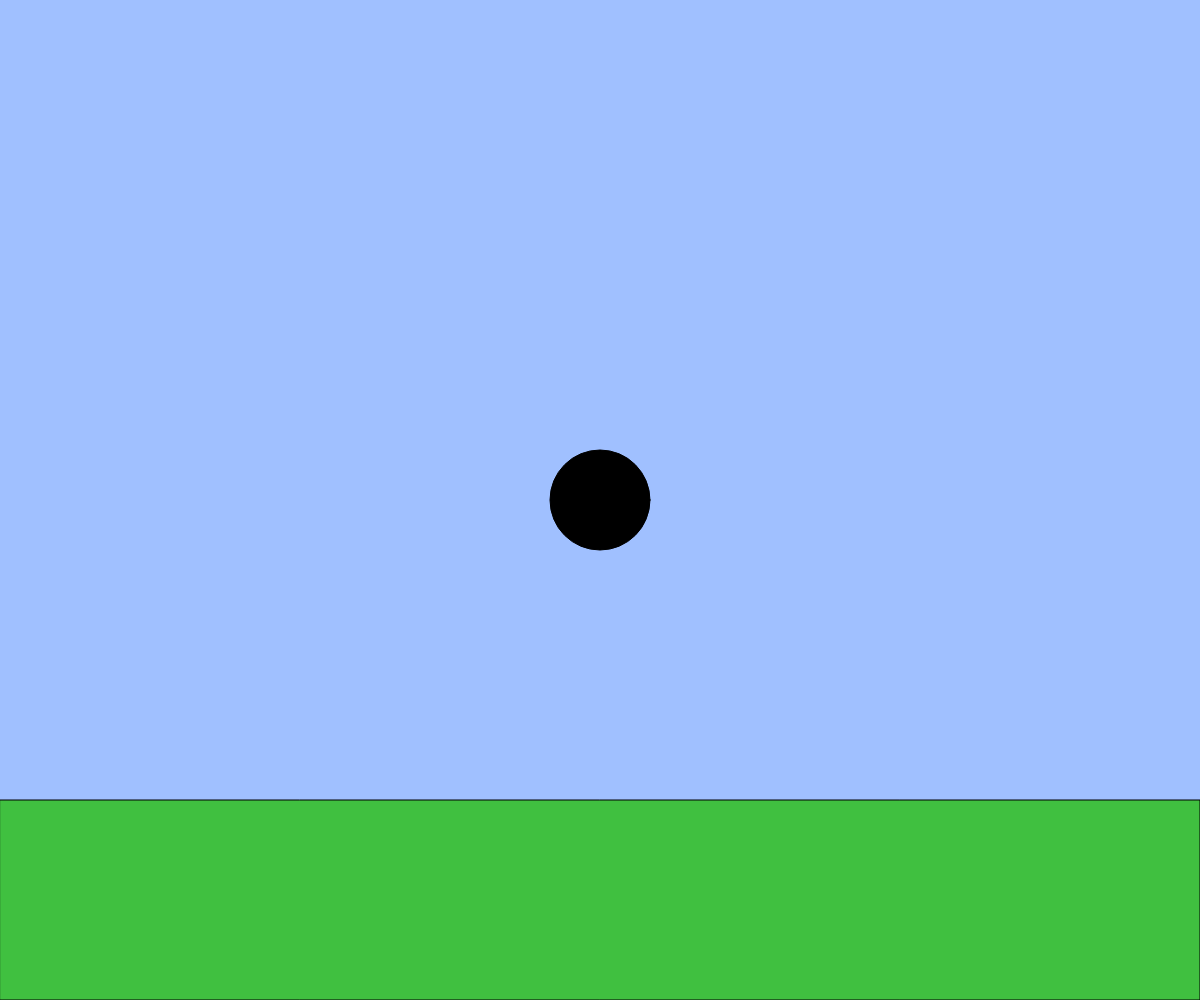
Frame 1 (no input)
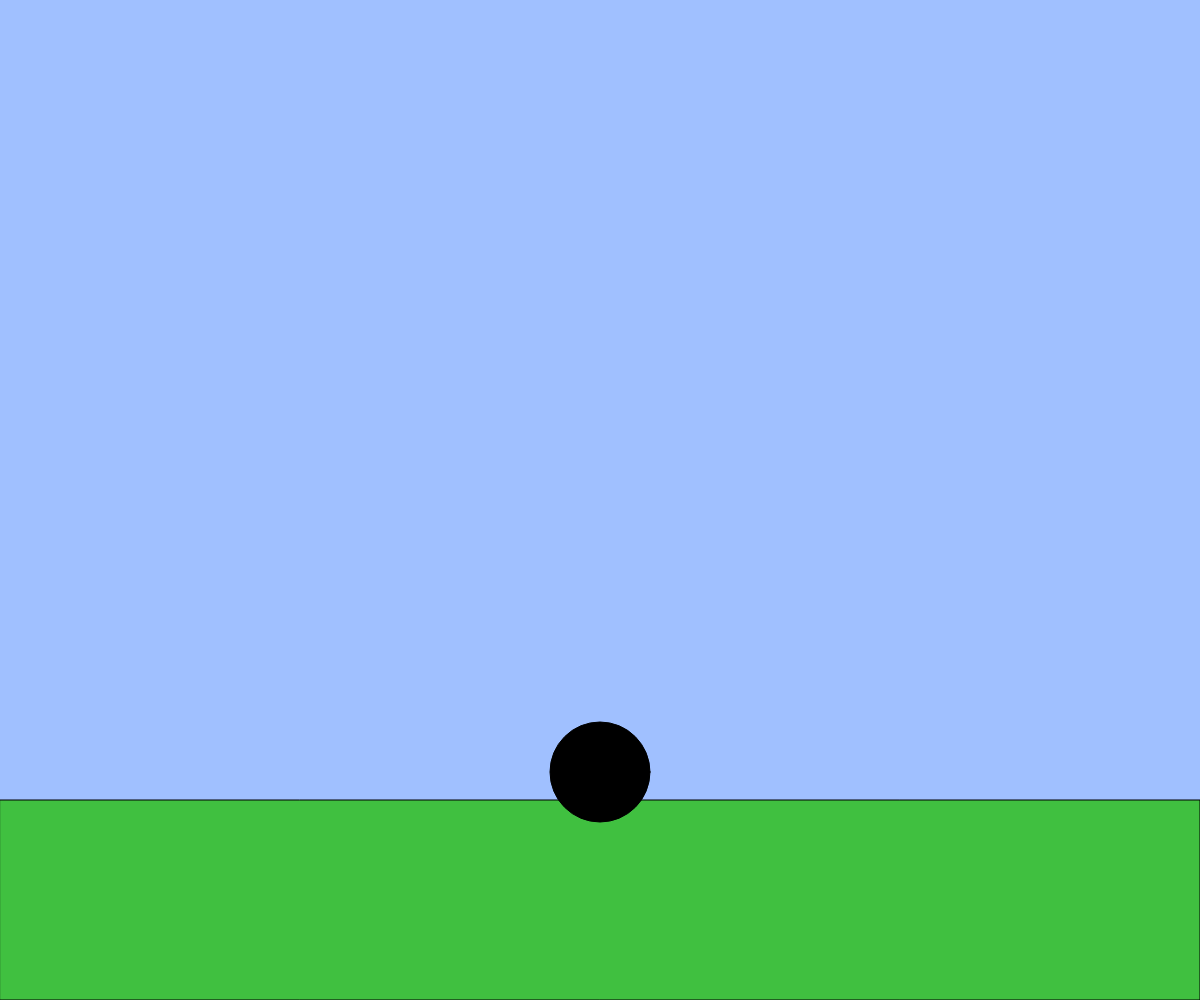
Frame 60 (no input)
Frame 120 (the mouse pressed at the canvas centre since frame 60): identical to frame 60, image omitted

The p5.js sketch that drew these frames (run headless with seeded random() and noise() and a simulated clock; from frame 60 on, the mouse is pressed at the canvas centre):

// p5.js sketch
// ── sketch.js
// 2D アニメーションゲームのようなインタラクション
let x, y;
let vx, vy;
const g = 1;

function setup(){
  createCanvas(windowWidth, windowHeight);
  x = width / 2;
  y = height / 2;
  vx = 0;
  vy = 0;
}

function windowResized(){
  resizeCanvas(windowWidth, windowHeight);
}

function draw(){
  background(160, 192, 255);
  const size = height * 0.1; // キャラクターのサイズ

  // 地面を描く
  const groundY = height * 0.8;
  fill(64, 192, 64);
  rect(0, groundY, width, height - groundY);

  // BLANK[1] キャラクターの左右移動
 if(keyIsDown(LEFT_ARROW)){ x -= 5; }
  if(keyIsDown(RIGHT_ARROW)){ x += 5; }
  if(keyIsDown("A".charCodeAt(0))){ 
    if(keyIsDown(LEFT_ARROW)){ x -= 10; } 
    if(keyIsDown(RIGHT_ARROW)){ x += 10; }
  }
 // BLANK[2] 重力とジャンプ

  // 速くなりすぎないように制限
  vx = constrain(vx, -20, 20);
  vy = constrain(vy, -20, 20);
  y = constrain(y, 0, groundY - 48);

  // 位置を更新
  x += vx;
  y += vy;
  vy += g;
  if(y > groundY - 48 && keyIsDown(" ".charCodeAt(0))){
    vy = -1 * vy;
  }
  // キャラクターを描く
  fill(0);
  ellipse(x, y, size, size);

}
